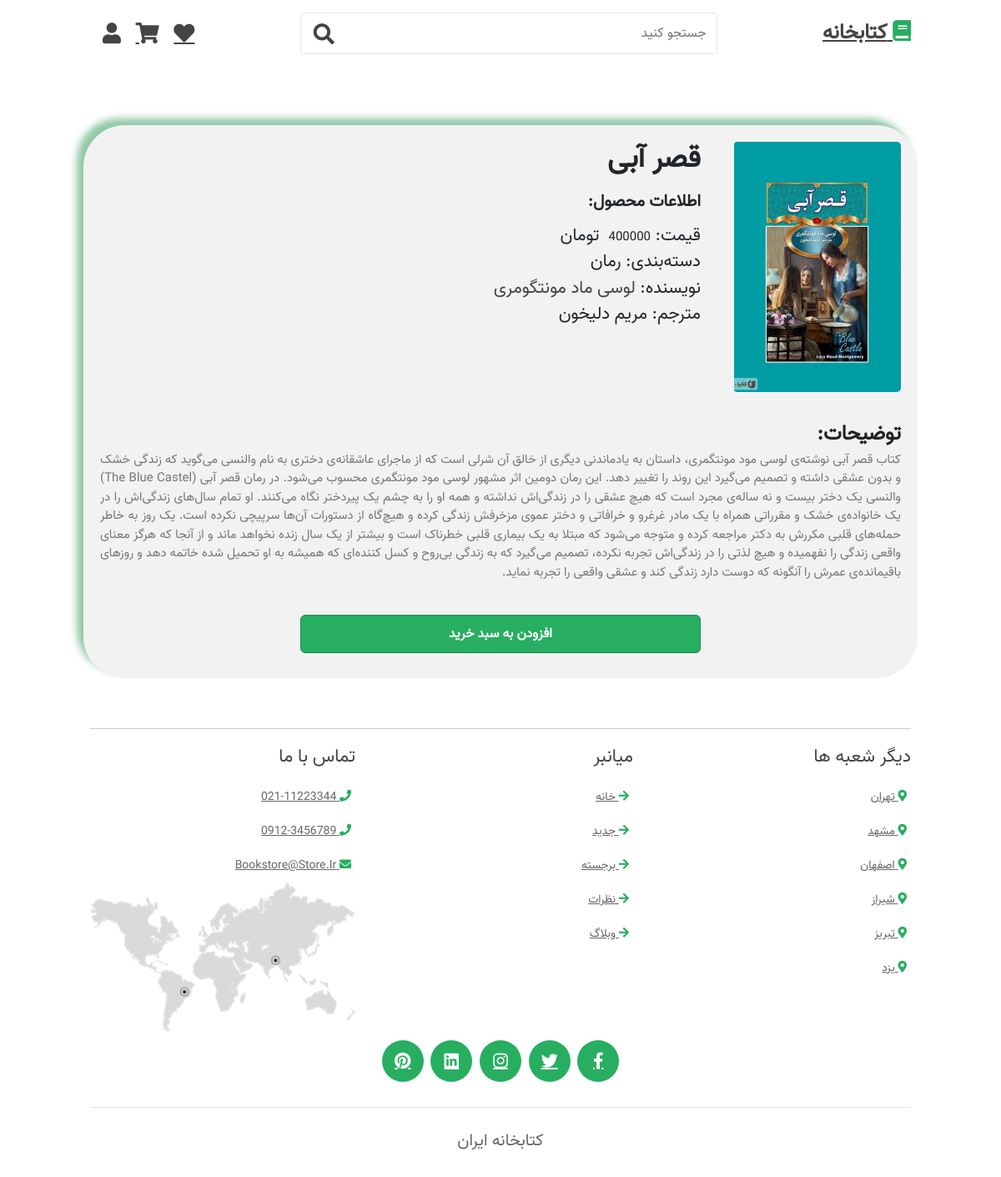
Page /books/L8822T/ on the committed database.
### Shops/models.py (models this page shows, shortened)
class Product(models.Model):
    category = models.ForeignKey(Category, on_delete=models.CASCADE , verbose_name='دسته بندی')
    name = models.CharField(max_length=100 , verbose_name='نام کتاب')
    price = models.DecimalField(max_digits=10 , decimal_places=0 , verbose_name='قیمت')
    discount_price = models.DecimalField(max_digits=10 , decimal_places=0, default='0', verbose_name='قیمت تخفیف خورده')
    discount = models.BooleanField(default=False ,verbose_name='تخفیف دارد؟')
    description = models.TextField(verbose_name='توضیح کوتاه در رابطه با محصول' ,default='')
    writer_name = models.CharField(max_length=100 , verbose_name='نام نویسنده',default='')
    translator = models.CharField(max_length=100 , verbose_name='نام مترجم',default='-')
    is_translator = models.BooleanField(default=False, verbose_name='مترجم دارد ؟')
    new_book = models.BooleanField(default=False ,verbose_name='کتاب جدید؟')
    best_book = models.BooleanField(default=False ,verbose_name='کتاب برجسته؟')
    score = models.IntegerField(default=0 , validators=(MaxValueValidator(6) , MinValueValidator(0)))
    unfill_score = models.IntegerField(default=0)
    Inventory = models.BooleanField(default=True  , verbose_name='موجودی')
    count = models.IntegerField(default=0)
    image = models.ImageField(upload_to='products/', null=True, blank=True)
    slug = models.SlugField(db_index=True , null=True, blank=True)
    class Meta:
        verbose_name = 'محصولات'
        verbose_name_plural = 'محصول'

class Category(models.Model):
    name = models.CharField(max_length=100,verbose_name='دسته بندی کتاب ها')
    slug = models.SlugField(unique=True , db_index=True , null=True , allow_unicode=True)
    def __str__(self):
        return self.name
    class Meta:
        verbose_name = 'نوع کتاب'
        verbose_name_plural = 'نوع دسته بندی کتاب'

### Shops/views.py (the view)
# urls.py: path('books/<slug:slug>/', views.book_view, name='book_info'),
def book_view(request, slug):
    book = Product.objects.filter(slug=slug)
    return render(request, 'Shops/book.html', {'book': book})

### Shops/templates/Shops/book.html (shortened to what this page needs)
{% extends 'Base.html' %}
{% load static %}
{% block content_block %}
    <div class="bardia"
         style="background-color: #f2f2f2; text-align: right; width: 88%; max-width: 1000px; padding: 20px; border-radius: 50px; margin: 0 auto; display: block;margin-top: 90px;box-shadow: -8px -8px 8px rgba(33, 145, 80, 0.5);">
        <div class="mb-3" style=" direction: rtl;">
            <div class="row g-0">
                <div class="col-md-3">
                    {% for item in book %}
                        <img src="{{ item.image.url }}" class="img-fluid rounded-start" alt="..."
                             style="width: 200px; height:300px; object-fit: cover; border-radius:5px;">
                        </div>
                        <div class="col-md-9">
                            <div class="text-end">
                                <h1 class="card-title" style="font-size: 35px; font-weight: bold;">{{ item.name }}</h1>
                                <p class="card-text">
                                    <br>
                                    <strong style="font-size: 20px;">اطلاعات محصول:</strong>
                                <p style="font-size: 21px;">
                                    {% if item.discount %}
                                        قیمت:
                                        <span style="font-size: 15px; text-decoration: line-through; color: red;">{{ item.price }}</span>
                                        &nbsp;تومان<br>
                                        قیمت پس از تخفیف:
                                        <span style="font-size: 15px; color: green; font-weight: bold;">{{ item.discount_price }}</span>
                                        &nbsp;تومان<br>
                                    {% else %}
                                        قیمت:
                                        <span style="font-size: 15px;">{{ item.price }}</span>
                                        &nbsp;تومان<br>
                                    {% endif %}
                                    دسته‌بندی: <span>{{ item.category }}</span><br>
                                    نویسنده: <span style="color: #444;">{{ item.writer_name }}</span><br>
                                    {% if item.is_translator %}
                                        مترجم: <span>{{ item.translator }}</span><br>
                                    {% endif %}
                                </p>
                            </div>
                        </div>
                        </div>
                        <div class="col-md-12"
                             style="margin-top: 10px; font-size: 15px; color: #777; line-height: 1.5;width: 100%;"><br>
                            <strong style="color: #222;font-size: 25px">توضیحات:</strong>
                            <p style="text-align: justify;">{{ item.description }}</p>
                        </div>
                    {% endfor %}
            <br>
        <div class="d-grid gap-2 col-6 mx-auto">
            <div  class="btn btn-success" style="margin-top: 15px; padding: 10px; color: white; text-align: center; font-size: 16px; font-weight: bold; border-radius: 6px; cursor: pointer; transition: background-color 0.3s;"
                 onmouseover="this.style.backgroundColor='#218838'"
                 onmouseout="this.style.backgroundColor='#219150'">افزودن به سبد خرید
            </div>
            </div>
        </div>
    </div>
{% endblock %}

### Shops/static/Shops/css/style.css (style rules this page uses)
:root { --green:#27ae60; --dark-color:#219150; --black:#444; --light-color:#666; --border:.1rem solid rgba(0,0,0,.1); --border-hover:.1rem solid var(--black); --box-shadow:0 .5rem 1rem rgba(0,0,0,.1); }
* { font-family: "Vazir"; margin:0; padding:0; box-sizing: border-box; outline: none; border:none; text-decoration: none; text-transform: capitalize; transition:all .2s linear; transition:width none; }
html { font-size: 62.5%; overflow-x: hidden; scroll-padding-top: 5rem; scroll-behavior: smooth; }
.bardia { background-color: #f2f2f2; text-align: right; width: 88%; max-width: 1000px; padding: 20px; border-radius: 50px; margin: 0 auto; display: block; margin-top: 90px; box-shadow: -8px -8px 8px rgba(33, 145, 80, 0.5); }
.btn { margin-top: 1rem; display:inline-block; padding:.9rem 3rem; border-radius: .5rem; color:#fff; background:var(--green); font-size: 1.7rem; cursor: pointer; font-weight: 500; }

### rows in the picture
Product: image (picture), name "قصر آبی", price "400000", category "رمان", writer_name "لوسی ماد مونتگومری", translator "مریم دلیخون", description "کتاب قصر آبی نوشته‌ی لوسی مود مونتگمری، داستان به یادماندنی دیگری از خالق آن شرلی است که از ماجرای عاشقانه‌ی دختری به نام والنسی می‌گوید که زندگی خشک و بدون عشقی داشته و تصمیم می‌گیرد این روند را تغییر دهد. این رمان دومین اثر مشهور لوسی مود مونتگمری محسوب می‌شود. در رمان قصر آبی (The Blue Castel) والنسی یک دختر بیست و نه ساله‌ی مجرد است که هیچ عشقی را در زندگی‌اش نداشته و همه او را به چشم یک پیر‌دختر نگاه می‌کنند. او تمام سال‌های زندگی‌اش را در یک خانواده‌ی خشک و مقرراتی همراه با یک مادر غرغرو و خرافاتی و دختر عموی مزخرفش زندگی کرده و هیچ‌گاه از دستورات آن‌ها سرپیچی نکرده است. یک روز به خاطر حمله‌های قلبی مکررش به دکتر مراجعه کرده و متوجه می‌شود که مبتلا به یک بیماری قلبی خطرناک است و بیشتر…"
